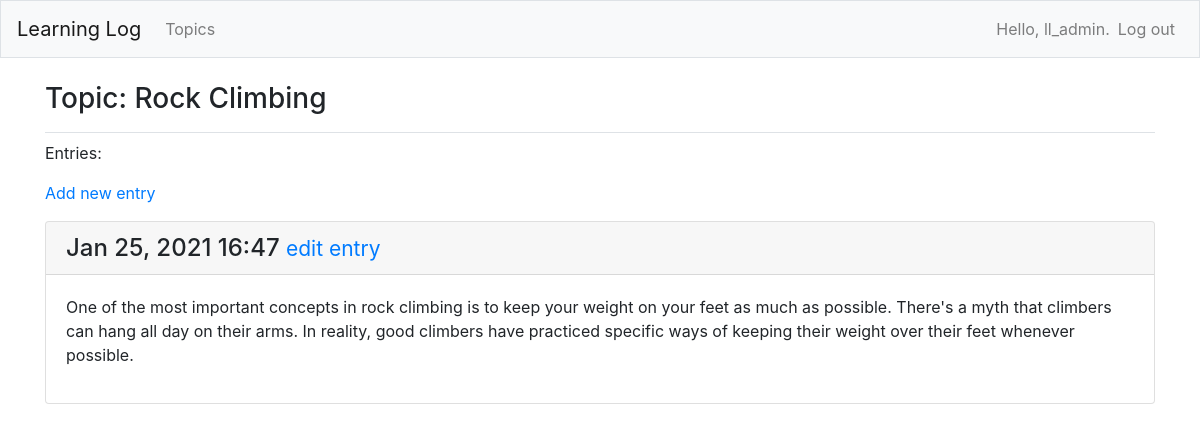
Page /topics/2/ (signed in) on the earlier database version.
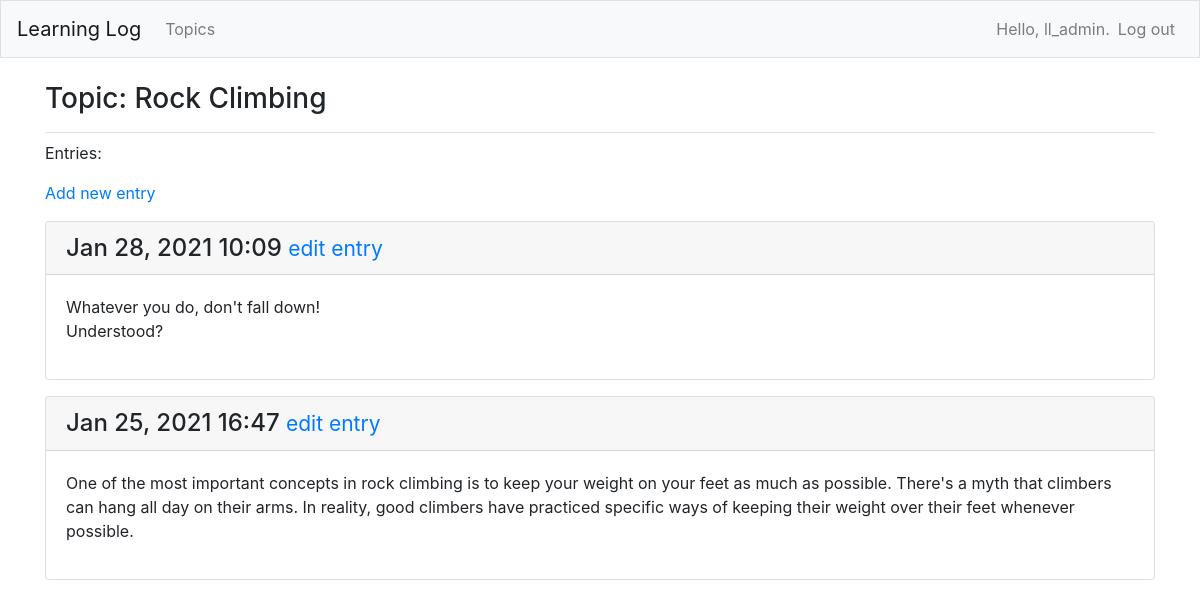
Same page on the later database version.
### learning_logs/models.py (models this page shows, shortened)
class Topic(models.Model):
    text = models.CharField(max_length=200)
    date_added = models.DateTimeField(auto_now_add=True)
    owner = models.ForeignKey(User, on_delete=models.CASCADE)
    def __str__(self):
        return self.text

class Entry(models.Model):
    topic = models.ForeignKey(Topic, on_delete=models.CASCADE)
    text = models.TextField()
    date_added = models.DateTimeField(auto_now_add=True)
    class Meta:
        verbose_name_plural = 'entries'

### learning_logs/views.py (the view)
# urls.py: path('topics/<int:topic_id>/', views.topic, name='topic'),
@login_required
def topic(request, topic_id):
    topic = Topic.objects.get(id=topic_id)
    if topic.owner != request.user:
        raise Http404
    entries = topic.entry_set.order_by('-date_added')
    context = {'topic': topic, 'entries': entries}
    return render(request, 'learning_logs/topic.html', context)

### learning_logs/templates/learning_logs/topic.html
{% extends "learning_logs/base.html" %}
{% block page_header %}
  <h3>Topic: {{ topic }}</h3>
{% endblock page_header %}
{% block content %}
  <p>Entries:</p>
  <p>
    <a href="{% url 'learning_logs:new_entry' topic.id %}">Add new entry</a>
  </p>
  {% for entry in entries %}
    <div class="card mb-3">
      <h4 class="card-header">
        {{ entry.date_added|date:'M d, Y H:i' }}
        <small><a href="{% url 'learning_logs:edit_entry' entry.id %}">edit entry</a></small>
      </h4>
      <div class="card-body">
        {{ entry.text|linebreaks }}
      </div>
    </div>
  {% empty %}
    <p>There are no entries for this topic yet.</p>
  {% endfor %}
{% endblock content %}

### learning_logs/templates/learning_logs/base.html (shortened to what this page needs)
{% load bootstrap4 %}
<!doctype html>
<html lang="en">
<head>
  {% bootstrap_css %}
</head>
<body>
  <nav class="navbar navbar-expand-md navbar-light bg-light mb-4 border">
    <a class="navbar-brand" href="{% url 'learning_logs:index'%}">
        Learning Log</a>
    <div class="collapse navbar-collapse" id="navbarCollapse">
      <ul class="navbar-nav mr-auto">
        <li class="nav-item">
          <a class="nav-link" href="{% url 'learning_logs:topics'%}">
              Topics</a></li>
      </ul>
      <ul class="navbar-nav ml-auto">
        {% if user.is_authenticated %}
          <li class="nav-item">
            <span class="navbar-text"}">Hello, {{ user.username }}.</span>
          </li>
          <li class="nav-item">
            <a class="nav-link" href="{% url 'users:logout' %}">Log out</a>
          </li>
        {% else %}
          <li class="nav-item">
            <a class="nav-link" href="{% url 'users:register' %}">Register</a>
          </li>
          <li class="nav-item">
            <a class="nav-link" href="{% url 'users:login' %}">Log in</a></li>
        {% endif %}
      </ul>
    </div>
  </nav>
  <main role="main" class="container">
    <div class="pb-2 mb-2 border-bottom">
      {% block page_header %}{% endblock page_header %}
    </div>
    <div>
      {% block content %}{% endblock content %}
    </div>
  </main>
</body>
</html>

Differences in the rows shown:
added Entry: date_added "Jan 28, 2021 10:09", text "Whatever you do, don't fall down! Understood?"
